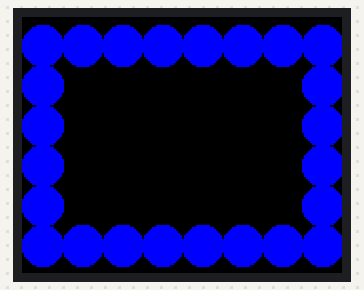
A sketch run on a simulated Arduino Uno, built with avr-gcc and run on an emulated ATmega328P. Parts: 160×128 colour display.

Above: at 0.1 s.

The sketch:

tarea.ino
```cpp
/*
	circles animation
*/

#include <TFT.h>  // Arduino LCD library
#include <SPI.h>

#include <pgmspace.h>

#include <avr/pgmspace.h>

// pin definition for the Uno
#define cs   10
#define dc   9
#define rst  8

// pin definition for the Leonardo
// #define cs   7
// #define dc   0
// #define rst  1

TFT tft = TFT(cs, dc, rst);

// Some ready-made 16-bit ('565') color settings:
#define COLOR_BLACK 0x0000
#define COLOR_WHITE 0xFFFF
#define COLOR_RED 0xF800
#define COLOR_GREEN 0x07E0
#define COLOR_BLUE 0x001F
#define COLOR_CYAN 0x07FF
#define COLOR_MAGENTA 0xF81F
#define COLOR_YELLOW 0xFFE0
#define COLOR_ORANGE 0xFC00

int cx[8]={10,30,50,70,90,110,130,150};
int cy[6]={14,34,54,74,94,114};


enum state_t {	s0,s1,s2};
state_t state=s0;


void setup() {
	// initialize the display
	tft.begin();
	// black background
	tft.background(0, 0, 0);

	for(int i=0;i<8;i++){
		tft.fillCircle(cx[i],cy[0],10,COLOR_BLUE);
		tft.fillCircle(cx[i],cy[5],10,COLOR_BLUE);
	}

	for(int i=0;i<6;i++){
		tft.fillCircle(cx[0],cy[i],10,COLOR_BLUE);
		tft.fillCircle(cx[7],cy[i],10,COLOR_BLUE);
	}
}


void loop() {

}
```
